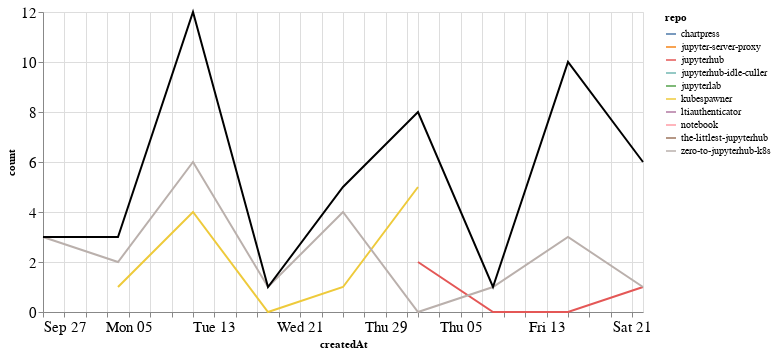

Notebook code cell kept with this figure:
### Markdown cell above
## Comments

### Code cell
comments_time = comments.groupby('repo').resample('W', on='createdAt').count()['author'].reset_index()
comments_time = comments_time.rename(columns={'author': 'count'})
comments_time_total = comments_time.groupby('createdAt').agg({"count": "sum"}).reset_index()
ch1 = alt.Chart(comments_time, width=600).mark_line().encode(
    x='createdAt',
    y='count',
    color='repo',
    tooltip="repo"
)

ch2 = alt.Chart(comments_time_total, width=600).mark_line(color="black").encode(
    x='createdAt',
    y='count',
)

ch1 + ch2

### Figure 1 — Vega-Lite specification as saved in the notebook (floating-point values rounded to 4 significant figures)
{"config": {"axisLeft": {"labelFontSize": 15}, "axisBottom": {"labelFontSize": 15}}, "layer": [{"data": {"name": "data-63504a1e49b0fcaff0981c35a6cb3198"}, "mark": "line", "encoding": {"color": {"type": "nominal", "field": "repo"}, "tooltip": {"type": "nominal", "field": "repo"}, "x": {"type": "temporal", "field": "createdAt"}, "y": {"type": "quantitative", "field": "count"}}, "width": 600}, {"data": {"name": "data-d2b3ca5c24cbbb3dd228752827450a29"}, "mark": {"type": "line", "color": "black"}, "encoding": {"x": {"type": "temporal", "field": "createdAt"}, "y": {"type": "quantitative", "field": "count"}}, "width": 600}], "$schema": "https://vega.github.io/schema/vega-lite/v4.8.1.json", "datasets": {"data-63504a1e49b0fcaff0981c35a6cb3198": [{"repo": "chartpress", "createdAt": "2020-11-01T00:00:00", "count": 1}, {"repo": "jupyter-server-proxy", "createdAt": "2020-11-15T00:00:00", "count": 1}, {"repo": "jupyterhub", "createdAt": "2020-11-01T00:00:00", "count": 2}, {"repo": "jupyterhub", "createdAt": "2020-11-08T00:00:00", "count": 0}, {"repo": "jupyterhub", "createdAt": "2020-11-15T00:00:00", "count": 0}, {"repo": "jupyterhub", "createdAt": "2020-11-22T00:00:00", "count": 1}, {"repo": "jupyterhub-idle-culler", "createdAt": "2020-11-15T00:00:00", "count": 3}, {"repo": "jupyterlab", "createdAt": "2020-11-22T00:00:00", "count": 3}, {"repo": "kubespawner", "createdAt": "2020-10-04T00:00:00", "count": 1}, {"repo": "kubespawner", "createdAt": "2020-10-11T00:00:00", "count": 4}, {"repo": "kubespawner", "createdAt": "2020-10-18T00:00:00", "count": 0}, {"repo": "kubespawner", "createdAt": "2020-10-25T00:00:00", "count": 1}, {"repo": "kubespawner", "createdAt": "2020-11-01T00:00:00", "count": 5}, {"repo": "ltiauthenticator", "createdAt": "2020-11-15T00:00:00", "count": 3}, {"repo": "notebook", "createdAt": "2020-11-22T00:00:00", "count": 1}, {"repo": "the-littlest-jupyterhub", "createdAt": "2020-10-11T00:00:00", "count": 2}, {"repo": "zero-to-jupyterhub-k8s", "createdAt": "2020-09-27T00:00:00", "count": 3}, {"repo": "zero-to-jupyterhub-k8s", "createdAt": "2020-10-04T00:00:00", "count": 2}, {"repo": "zero-to-jupyterhub-k8s", "createdAt": "2020-10-11T00:00:00", "count": 6}, {"repo": "zero-to-jupyterhub-k8s", "createdAt": "2020-10-18T00:00:00", "count": 1}, {"repo": "zero-to-jupyterhub-k8s", "createdAt": "2020-10-25T00:00:00", "count": 4}, {"repo": "zero-to-jupyterhub-k8s", "createdAt": "2020-11-01T00:00:00", "count": 0}, {"repo": "zero-to-jupyterhub-k8s", "createdAt": "2020-11-08T00:00:00", "count": 1}, {"repo": "zero-to-jupyterhub-k8s", "createdAt": "2020-11-15T00:00:00", "count": 3}, {"repo": "zero-to-jupyterhub-k8s", "createdAt": "2020-11-22T00:00:00", "count": 1}], "data-d2b3ca5c24cbbb3dd228752827450a29": [{"createdAt": "2020-09-27T00:00:00", "count": 3}, {"createdAt": "2020-10-04T00:00:00", "count": 3}, {"createdAt": "2020-10-11T00:00:00", "count": 12}, {"createdAt": "2020-10-18T00:00:00", "count": 1}, {"createdAt": "2020-10-25T00:00:00", "count": 5}, {"createdAt": "2020-11-01T00:00:00", "count": 8}, {"createdAt": "2020-11-08T00:00:00", "count": 1}, {"createdAt": "2020-11-15T00:00:00", "count": 10}, {"createdAt": "2020-11-22T00:00:00", "count": 6}]}}
